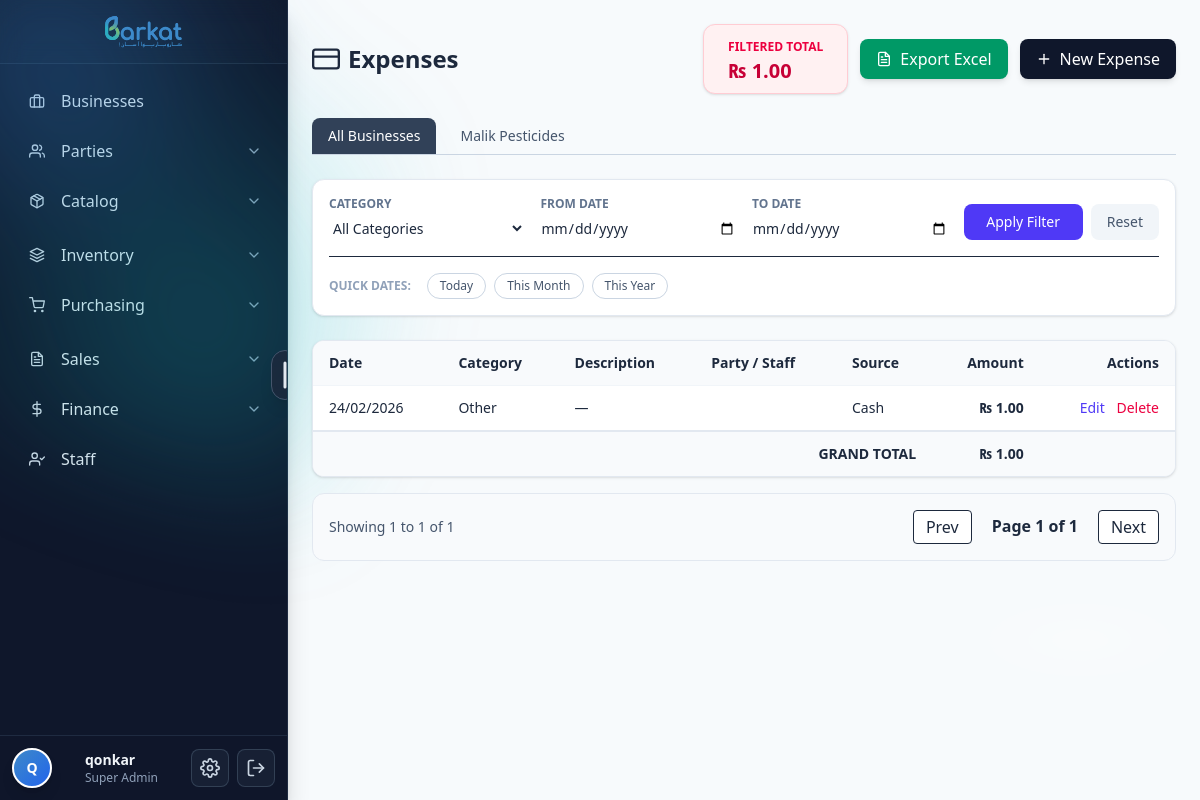
Before: /finance/expenses/ (signed in) with the older database file.
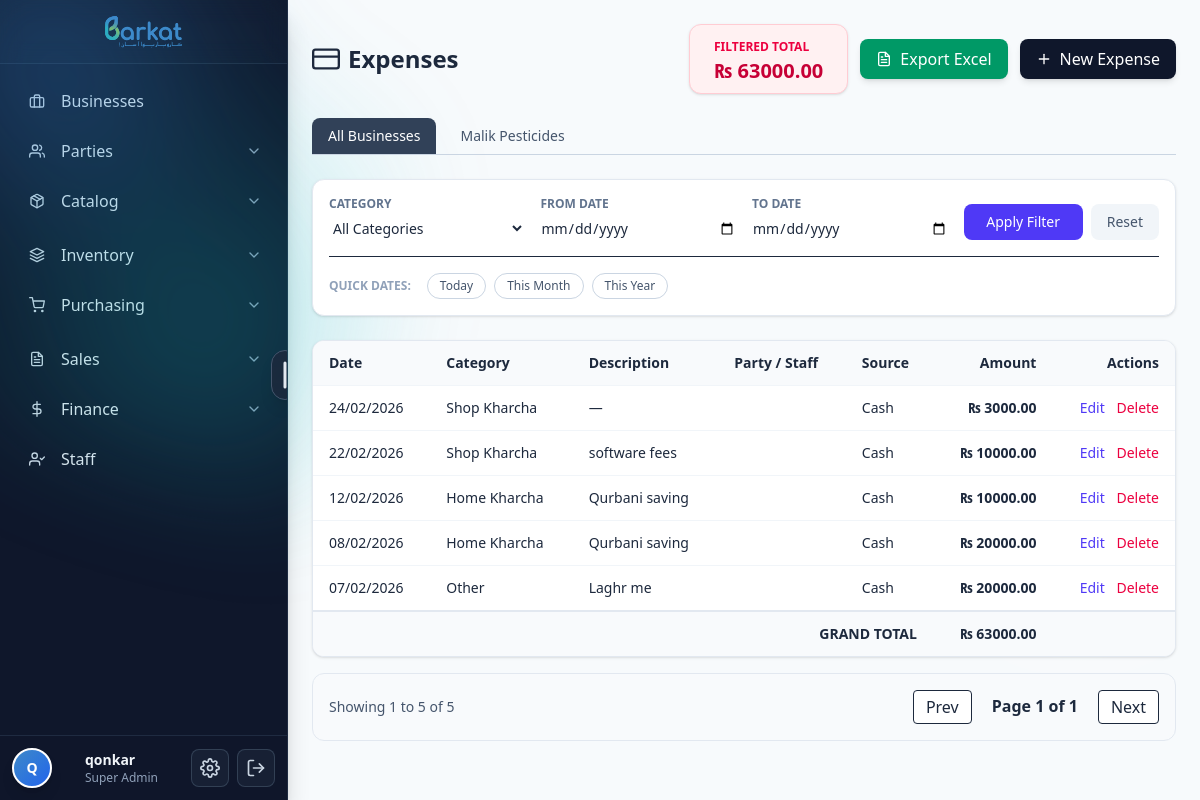
After: the same page with the newer database file.
### barkat/models.py (models this page shows, shortened)
class CodeNamed(TimeStampedBy):
    name = models.CharField(max_length=255)
    code = models.CharField(max_length=50, db_index=True)
    class Meta:
        abstract = True

class Business(CodeNamed):
    legal_name = models.CharField(max_length=255, blank=True, default="")
    ntn = models.CharField(max_length=50, blank=True, default="")        # Pakistan context
    sales_tax_reg = models.CharField(max_length=50, blank=True, default="")
    phone = models.CharField(max_length=50, blank=True, default="")
    email = models.EmailField(blank=True, default="")
    address = models.TextField(blank=True, default="")
    pos_printer_name = models.CharField(
        max_length=200, blank=True,
        help_text="POS80 Printer"
    )
    class Meta:
        unique_together = [("code",)]
        indexes = [models.Index(fields=["name"]), models.Index(fields=["code"])]

class TimeStampedBy(models.Model):
    created_at = models.DateTimeField(default=timezone.now, db_index=True, editable=True)
    updated_at = models.DateTimeField(auto_now=True, db_index=True)
    created_by = models.ForeignKey(
        settings.AUTH_USER_MODEL, null=True, blank=True,
        on_delete=models.SET_NULL, related_name="%(class)s_created"
    )
    updated_by = models.ForeignKey(
        settings.AUTH_USER_MODEL, null=True, blank=True,
        on_delete=models.SET_NULL, related_name="%(class)s_updated"
    )
    is_active = models.BooleanField(default=True, db_index=True)
    is_deleted = models.BooleanField(default=False, db_index=True)
    class Meta:
        abstract = True

class Expense(TimeStampedBy):
    CASH = "cash"
    BANK = "bank"
    PAYMENT_SOURCE = [(CASH, "Cash"), (BANK, "Bank")]
    business = models.ForeignKey(
        Business,
        on_delete=models.PROTECT,
        related_name="expenses",
        null=True,
        blank=True
    )
    date        = models.DateField(default=timezone.now, db_index=True)
    category    = models.CharField(max_length=20, choices=ExpenseCategory.choices, db_index=True)
    amount      = models.DecimalField(**DECIMAL_12_2, validators=[MinValueValidator(0)])
    description = models.CharField(max_length=255, blank=True, default="")
    reference   = models.CharField(max_length=100, blank=True, default="")  # bill/invoice/ref
    attachment  = models.FileField(upload_to=_expense_upload_to, null=True, blank=True)
    party       = models.ForeignKey(Party,  on_delete=models.SET_NULL, null=True, blank=True, related_name="expenses")
    staff       = models.ForeignKey(Staff,  on_delete=models.SET_NULL, null=True, blank=True, related_name="expenses")
    purchase_order = models.ForeignKey("PurchaseOrder", on_delete=models.SET_NULL, null=True, blank=True, related_name="expenses")
    payment_source = models.CharField(max_length=10, choices=PAYMENT_SOURCE, default=CASH, db_index=True)
    bank_account   = models.ForeignKey("BankAccount", on_delete=models.SET_NULL, null=True, blank=True, related_name="expenses")
    is_paid        = models.BooleanField(default=True, help_text="Checked if this expense is already paid (e.g. at the time of purchase)")
    payment        = models.ForeignKey("Payment", on_delete=models.SET_NULL, null=True, blank=True, related_name="linked_po_expenses")
    cashflow    = models.OneToOneField("CashFlow", on_delete=models.SET_NULL, null=True, blank=True, related_name="linked_expense")
    divide_per_unit = models.BooleanField(
            default=False,
            help_text="If checked, this expense will be distributed across all PO items per unit"
        )
    class Meta:
        indexes = [
            models.Index(fields=["business", "date"]),
            models.Index(fields=["business", "category"]),
            models.Index(fields=["payment_source"]),
        ]
        ordering = ["-date", "-id"]

### barkat/views.py (the view)
# urls.py: path("finance/expenses/", views.ExpensesListView.as_view(), name="finance_expense_list"),
class ExpensesListView(GranularPermissionRequiredMixin, LoginRequiredMixin, ListView):
    required_permission = "perm_cashout_r"
    template_name = "barkat/finance/expense_list.html"
    context_object_name = "expenses"
    login_url = "login"
    def get_queryset(self):
        queryset = Expense.objects.select_related("business", "party", "staff", "bank_account").exclude(
            payment__is_external=True
        ).order_by("-date", "-id")
        category = self.request.GET.get("category")
        if category:
            queryset = queryset.filter(category=category)
        date_filter = self.request.GET.get("date_filter")
        today = timezone.localdate()
        if date_filter == "today":
            queryset = queryset.filter(date=today)
        elif date_filter == "yesterday":
            queryset = queryset.filter(date=today - timedelta(days=1))
        elif date_filter == "this_week":
            start_week = today - timedelta(days=today.weekday())
            queryset = queryset.filter(date__gte=start_week)
        elif date_filter == "this_month":
            queryset = queryset.filter(date__year=today.year, date__month=today.month)
        elif date_filter == "this_year":
            queryset = queryset.filter(date__year=today.year)
        start_date = self.request.GET.get("start_date")
        end_date = self.request.GET.get("end_date")
        if start_date and end_date:
            queryset = queryset.filter(date__range=[start_date, end_date])
        return queryset
    def get_context_data(self, **kwargs):
        ctx = super().get_context_data(**kwargs)
        qs = self.get_queryset()
        ctx["total_expense_amount"] = qs.aggregate(total=Sum("amount"))["total"] or 0
        ctx["businesses"] = Business.objects.filter(is_deleted=False, is_active=True).order_by("name")
        from .models import ExpenseCategory
        ctx["expense_categories"] = ExpenseCategory.choices
        ctx["current_filters"] = self.request.GET.dict()
        return ctx

### barkat/utils/auth_helpers.py (called while the page is built)
    def get_context_data(self, **kwargs):
        if hasattr(super(), 'get_context_data'):
            ctx = super().get_context_data(**kwargs)
        else:
            ctx = {}
        ctx['has_read_permission'] = getattr(self.request, '_has_read_permission', True)
        return ctx

### barkat/templates/barkat/finance/expense_list.html (shortened to what the changed rows need)
{% extends "base.html" %}
{% load static %}
{% block content %}
<div class="p-4 md:p-6">
  <div class="flex flex-col md:flex-row md:items-center justify-between mb-6 gap-4">
    <div>
      <h1 class="text-2xl font-bold flex items-center gap-2 text-slate-800">
        <i data-feather="credit-card" class="w-7 h-7"></i>
        <span>Expenses</span>
      </h1>
    </div>
    <div class="flex items-center gap-3">
      {% if has_read_permission %}
      <div class="bg-rose-50 border border-rose-200 rounded-xl px-6 py-2 shadow-sm">
        <span class="text-xs font-semibold text-rose-600 uppercase">Filtered Total</span>
        <div class="text-xl font-bold text-rose-700">₨ {{ total_expense_amount|floatformat:2 }}</div>
      </div>
      {% endif %}
    </div>
  </div>
  <div class="mb-6 flex gap-2 overflow-x-auto border-b border-slate-300">
    <a href="{% url 'finance_expense_list' %}" class="px-4 py-2 text-sm font-medium {% if not business %}bg-slate-700 text-white rounded-t-lg{% else %}text-slate-600 hover:bg-slate-100{% endif %}">
        All Businesses
    </a>
    {% for b in businesses %}
      <a href="{% url 'finance_business_expenses' b.id %}" class="px-4 py-2 text-sm font-medium {% if business.id == b.id %}bg-indigo-700 text-white rounded-t-lg{% else %}text-slate-600 hover:bg-slate-100{% endif %}">
          {{ b.name }}
      </a>
    {% endfor %}
  </div>
  {% if has_read_permission %}
  <form method="GET" class="bg-white p-4 rounded-xl border border-slate-200 mb-6 shadow-sm">
    <div class="grid grid-cols-1 md:grid-cols-4 gap-4 mb-4">
      <div>
        <label class="block text-xs font-bold text-slate-500 uppercase mb-1">Category</label>
        <select name="category" class="w-full rounded-lg border-slate-300 text-sm">
          <option value="">All Categories</option>
        </select>
      </div>
      <div>
        <label class="block text-xs font-bold text-slate-500 uppercase mb-1">From Date</label>
        <input type="date" name="start_date" value="{{ current_filters.start_date }}" class="w-full rounded-lg border-slate-300 text-sm">
      </div>
      <div>
        <label class="block text-xs font-bold text-slate-500 uppercase mb-1">To Date</label>
        <input type="date" name="end_date" value="{{ current_filters.end_date }}" class="w-full rounded-lg border-slate-300 text-sm">
      </div>
      <div class="flex items-end gap-2">
        <button type="submit" class="flex-1 bg-indigo-600 text-white rounded-lg px-4 py-2 text-sm font-medium hover:bg-indigo-700">Apply Filter</button>
        <a href="?" class="bg-slate-100 text-slate-600 rounded-lg px-4 py-2 text-sm font-medium">Reset</a>
      </div>
    </div>
    <div class="flex flex-wrap items-center gap-2 border-t pt-4">
      <span class="text-xs font-bold text-slate-400 uppercase mr-2">Quick Dates:</span>
      {% with current_df=current_filters.date_filter %}
        <button type="submit" name="date_filter" value="today" class="px-3 py-1 text-xs rounded-full border {% if current_df == 'today' %}bg-slate-800 text-white border-slate-800{% else %}bg-white text-slate-600 border-slate-300 hover:border-slate-800{% endif %}">Today</button>
        <button type="submit" name="date_filter" value="this_month" class="px-3 py-1 text-xs rounded-full border {% if current_df == 'this_month' %}bg-slate-800 text-white border-slate-800{% else %}bg-white text-slate-600 border-slate-300 hover:border-slate-800{% endif %}">This Month</button>
        <button type="submit" name="date_filter" value="this_year" class="px-3 py-1 text-xs rounded-full border {% if current_df == 'this_year' %}bg-slate-800 text-white border-slate-800{% else %}bg-white text-slate-600 border-slate-300 hover:border-slate-800{% endif %}">This Year</button>
      {% endwith %}
    </div>
  </form>
  <div class="overflow-x-auto rounded-xl border border-slate-200 bg-white shadow-sm">
    <table id="expenseTable" class="min-w-full text-sm">
      <thead class="bg-slate-50">
        <tr>
          <th class="px-4 py-3 text-left">Date</th>
          <th class="px-4 py-3 text-left">Category</th>
          <th class="px-4 py-3 text-left">Description</th>
          <th class="px-4 py-3 text-left">Party / Staff</th>
          <th class="px-4 py-3 text-left">Source</th>
          <th class="px-4 py-3 text-right">Amount</th>
          <th class="px-4 py-3 text-right no-export">Actions</th> </tr>
      </thead>
      <tbody id="expBody">
        {% for e in expenses %}
        <tr class="border-t border-slate-100">
          <td class="px-4 py-3">{{ e.date|date:"d/m/Y" }}</td>
          <td class="px-4 py-3">{{ e.get_category_display }}</td>
          <td class="px-4 py-3">{{ e.description|default:"—" }}</td>
          <td class="px-4 py-3">
          </td>
          <td class="px-4 py-3 capitalize">{{ e.payment_source }}</td>
          <td class="px-4 py-3 text-right font-bold">₨ {{ e.amount|floatformat:2 }}</td>
          <td class="px-4 py-3 text-right no-export">
            <a href="{% url 'finance_expense_update' e.id %}" class="text-indigo-600 mr-2">Edit</a>
            <a href="{% url 'finance_expense_delete' e.id %}" class="text-rose-600">Delete</a>
          </td>
        </tr>
        {% endfor %}
      </tbody>
      <tfoot class="bg-slate-50 font-bold border-t-2 border-slate-200">
          <tr>
              <td colspan="5" class="px-4 py-3 text-right">GRAND TOTAL</td>
              <td class="px-4 py-3 text-right">₨ {{ total_expense_amount|floatformat:2 }}</td>
              <td class="no-export"></td>
          </tr>
      </tfoot>
    </table>
  </div>
  <div class="mt-4 flex justify-between items-center p-4 bg-slate-50 rounded-xl border border-slate-200">
    <div id="expInfo" class="text-sm font-medium text-slate-600"></div>
    <div class="flex gap-1">
      <button id="btnPrev" class="px-3 py-1 bg-white border rounded hover:bg-slate-50">Prev</button>
      <span id="txtPage" class="px-4 py-1 font-bold"></span>
      <button id="btnNext" class="px-3 py-1 bg-white border rounded hover:bg-slate-50">Next</button>
    </div>
  </div>
  {% endif %}
</div>
{% endblock %}

Changed rows visible on the page:
added Expense: date "24/02/2026", category "Shop Kharcha", description "—", payment_source "Cash", amount "3000.00"
added Expense: date "22/02/2026", category "Shop Kharcha", description "software fees", payment_source "Cash", amount "10000.00"
added Expense: date "12/02/2026", category "Home Kharcha", description "Qurbani saving", payment_source "Cash", amount "10000.00"
added Expense: date "08/02/2026", category "Home Kharcha", description "Qurbani saving", payment_source "Cash", amount "20000.00"
changed Expense "Other": date "24/02/2026" → "07/02/2026"; description "—" → "Laghr me"; amount "1.00" → "20000.00"
Other visible differences:
{{ total_expense_amount|floatformat:2 }}: "1.00" → "63000.00"
text written by a page script: "Showing 1 to 1 of 1" → "Showing 1 to 5 of 5"
